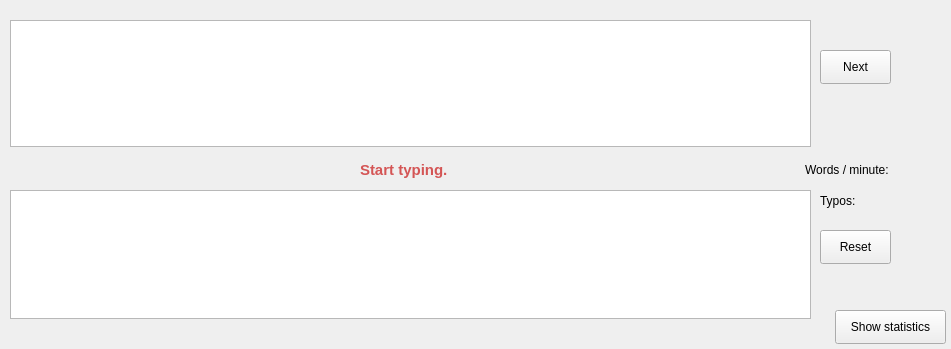
<?xml version="1.0" encoding="UTF-8"?>
<ui version="4.0">
 <class>MainWindow</class>
 <widget class="QMainWindow" name="MainWindow">
  <property name="enabled">
   <bool>true</bool>
  </property>
  <property name="geometry">
   <rect>
    <x>0</x>
    <y>0</y>
    <width>951</width>
    <height>349</height>
   </rect>
  </property>
  <property name="windowTitle">
   <string>Typo</string>
  </property>
  <property name="windowIcon">
   <iconset theme="ibus-keyboard">
    <normaloff>.</normaloff>.</iconset>
  </property>
  <widget class="QWidget" name="centralwidget">
   <widget class="QPlainTextEdit" name="TargetText">
    <property name="geometry">
     <rect>
      <x>10</x>
      <y>190</y>
      <width>801</width>
      <height>129</height>
     </rect>
    </property>
    <property name="font">
     <font>
      <family>Noto Sans</family>
      <pointsize>11</pointsize>
     </font>
    </property>
    <property name="documentTitle">
     <string>Target</string>
    </property>
   </widget>
   <widget class="QPlainTextEdit" name="SourceText">
    <property name="geometry">
     <rect>
      <x>10</x>
      <y>20</y>
      <width>801</width>
      <height>127</height>
     </rect>
    </property>
    <property name="font">
     <font>
      <family>Noto Sans</family>
      <pointsize>11</pointsize>
     </font>
    </property>
    <property name="documentTitle">
     <string>Source</string>
    </property>
    <property name="readOnly">
     <bool>true</bool>
    </property>
   </widget>
   <widget class="QPushButton" name="NextButton">
    <property name="geometry">
     <rect>
      <x>820</x>
      <y>50</y>
      <width>71</width>
      <height>34</height>
     </rect>
    </property>
    <property name="text">
     <string>Next</string>
    </property>
   </widget>
   <widget class="QLabel" name="InfoLabel">
    <property name="geometry">
     <rect>
      <x>830</x>
      <y>160</y>
      <width>151</width>
      <height>61</height>
     </rect>
    </property>
    <property name="text">
     <string/>
    </property>
   </widget>
   <widget class="QPushButton" name="ResetButton">
    <property name="geometry">
     <rect>
      <x>820</x>
      <y>230</y>
      <width>71</width>
      <height>34</height>
     </rect>
    </property>
    <property name="text">
     <string>Reset</string>
    </property>
   </widget>
   <widget class="QLabel" name="label_cpm">
    <property name="geometry">
     <rect>
      <x>805</x>
      <y>160</y>
      <width>141</width>
      <height>20</height>
     </rect>
    </property>
    <property name="text">
     <string>Words / minute: </string>
    </property>
   </widget>
   <widget class="QLabel" name="label_err">
    <property name="geometry">
     <rect>
      <x>360</x>
      <y>160</y>
      <width>121</width>
      <height>20</height>
     </rect>
    </property>
    <property name="palette">
     <palette>
      <active>
       <colorrole role="WindowText">
        <brush brushstyle="SolidPattern">
         <color alpha="255">
          <red>212</red>
          <green>85</green>
          <blue>85</blue>
         </color>
        </brush>
       </colorrole>
       <colorrole role="Text">
        <brush brushstyle="SolidPattern">
         <color alpha="255">
          <red>255</red>
          <green>255</green>
          <blue>255</blue>
         </color>
        </brush>
       </colorrole>
       <colorrole role="ButtonText">
        <brush brushstyle="SolidPattern">
         <color alpha="255">
          <red>255</red>
          <green>255</green>
          <blue>255</blue>
         </color>
        </brush>
       </colorrole>
       <colorrole role="PlaceholderText">
        <brush brushstyle="SolidPattern">
         <color alpha="128">
          <red>255</red>
          <green>0</green>
          <blue>0</blue>
         </color>
        </brush>
       </colorrole>
      </active>
      <inactive>
       <colorrole role="WindowText">
        <brush brushstyle="SolidPattern">
         <color alpha="255">
          <red>212</red>
          <green>85</green>
          <blue>85</blue>
         </color>
        </brush>
       </colorrole>
       <colorrole role="Text">
        <brush brushstyle="SolidPattern">
         <color alpha="255">
          <red>255</red>
          <green>255</green>
          <blue>255</blue>
         </color>
        </brush>
       </colorrole>
       <colorrole role="ButtonText">
        <brush brushstyle="SolidPattern">
         <color alpha="255">
          <red>255</red>
          <green>255</green>
          <blue>255</blue>
         </color>
        </brush>
       </colorrole>
       <colorrole role="PlaceholderText">
        <brush brushstyle="SolidPattern">
         <color alpha="128">
          <red>255</red>
          <green>0</green>
          <blue>0</blue>
         </color>
        </brush>
       </colorrole>
      </inactive>
      <disabled>
       <colorrole role="WindowText">
        <brush brushstyle="SolidPattern">
         <color alpha="255">
          <red>78</red>
          <green>80</green>
          <blue>85</blue>
         </color>
        </brush>
       </colorrole>
       <colorrole role="Text">
        <brush brushstyle="SolidPattern">
         <color alpha="255">
          <red>83</red>
          <green>86</green>
          <blue>91</blue>
         </color>
        </brush>
       </colorrole>
       <colorrole role="ButtonText">
        <brush brushstyle="SolidPattern">
         <color alpha="255">
          <red>83</red>
          <green>87</green>
          <blue>93</blue>
         </color>
        </brush>
       </colorrole>
       <colorrole role="PlaceholderText">
        <brush brushstyle="SolidPattern">
         <color alpha="128">
          <red>211</red>
          <green>218</green>
          <blue>227</blue>
         </color>
        </brush>
       </colorrole>
      </disabled>
     </palette>
    </property>
    <property name="font">
     <font>
      <pointsize>11</pointsize>
      <weight>75</weight>
      <bold>true</bold>
     </font>
    </property>
    <property name="text">
     <string>Start typing.</string>
    </property>
   </widget>
   <widget class="QLabel" name="label_typos">
    <property name="geometry">
     <rect>
      <x>820</x>
      <y>190</y>
      <width>131</width>
      <height>21</height>
     </rect>
    </property>
    <property name="text">
     <string>Typos: </string>
    </property>
   </widget>
   <widget class="QPushButton" name="statButton">
    <property name="enabled">
     <bool>true</bool>
    </property>
    <property name="geometry">
     <rect>
      <x>835</x>
      <y>310</y>
      <width>111</width>
      <height>34</height>
     </rect>
    </property>
    <property name="text">
     <string>Show statistics</string>
    </property>
   </widget>
  </widget>
  <action name="actionOpen_Text">
   <property name="text">
    <string>Open Text</string>
   </property>
  </action>
 </widget>
 <resources/>
 <connections/>
</ui>
